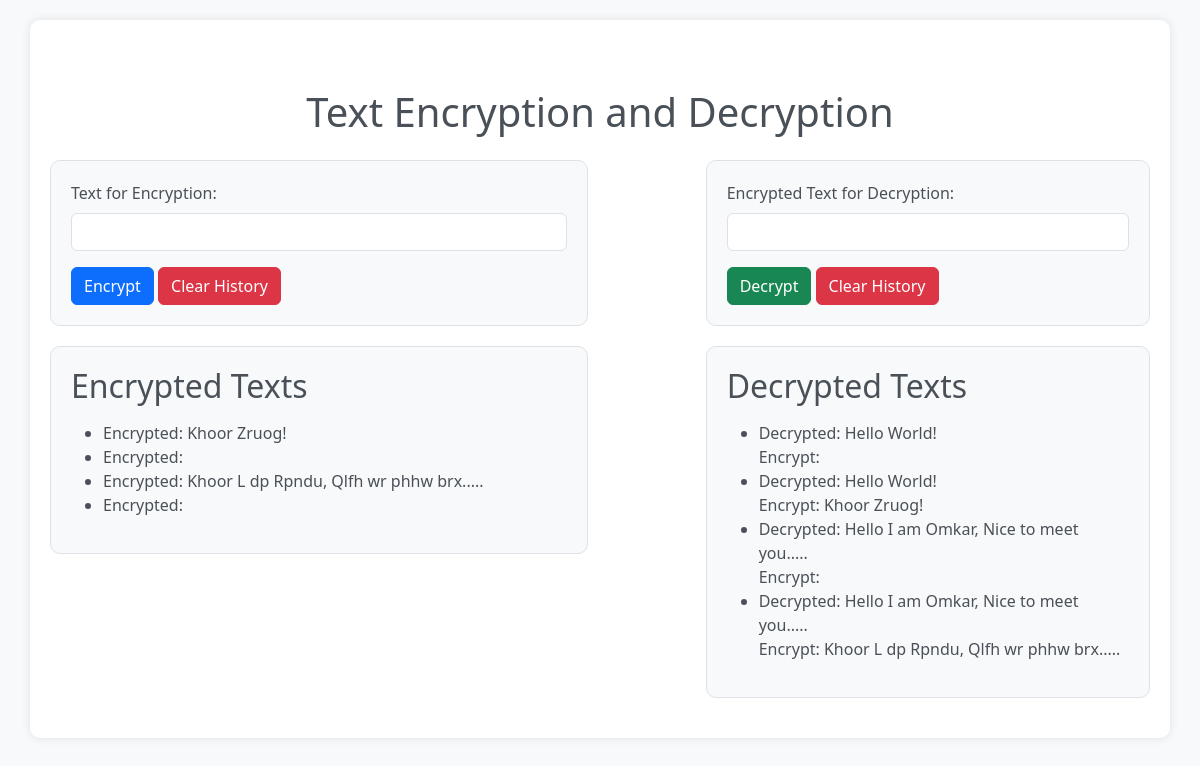
The page / on the database its author committed.
### text_encryptor/models.py (models this page shows)
class EncryptedText(models.Model):
    text = models.TextField()
    encrypted_text = models.TextField()
    decrypted_text = models.TextField()

### text_encryptor/views.py (the view)
# urls.py: path('', encrypt_view, name='encrypt'),
def encrypt_view(request):
    if request.method == 'POST':
        text_to_encrypt = request.POST.get('text', '')
        encrypted_text = caesar_cipher_encrypt(text_to_encrypt)
        EncryptedText.objects.create(text=text_to_encrypt, encrypted_text=encrypted_text)
        return redirect('encrypt')
    texts = EncryptedText.objects.all()
    return render(request, 'text_encryptor/home.html', {'texts': texts})

### text_encryptor/templates/text_encryptor/home.html (shortened to what this page needs)
<!DOCTYPE html>
<html lang="en">
  <head>
    <link
      href="https://cdn.jsdelivr.net/npm/bootstrap@5.3.0/dist/css/bootstrap.min.css"
      rel="stylesheet"
    />
  </head>
  <body>
    <div class="container">
      <h1 class="mt-5 mb-4 text-center">Text Encryption and Decryption</h1>
      <div class="row">
        <div class="col-md-6">
          <div class="form-container">
            <form method="post" action="{% url 'encrypt' %}">
              <div class="mb-3">
                <label for="text" class="form-label"
                  >Text for Encryption:</label
                >
                <input type="text" name="text" class="form-control" required />
              </div>
              <button
                type="submit"
                class="btn btn-primary"
                onclick="updateTextArea('encryption')"
              >
                Encrypt
              </button>
              <button
                type="button"
                class="btn btn-danger"
                onclick="clearHistory('encryption')"
              >
                Clear History
              </button>
            </form>
          </div>
          <div class="history-container">
            <h2 class="mb-3">Encrypted Texts</h2>
            <ul id="encryption-texts">
              {% for item in texts %}
              <li>Encrypted: {{ item.encrypted_text }}<br /></li>
              {% endfor %}
            </ul>
          </div>
        </div>
        <div class="col-md-1 divider"></div>
        <div class="col-md-5">
          <div class="form-container">
            <form method="post" action="{% url 'decrypt' %}">
              <div class="mb-3">
                <label for="decrypt_text" class="form-label"
                  >Encrypted Text for Decryption:</label
                >
                <input type="text" name="text" class="form-control" required />
              </div>
              <button
                type="submit"
                class="btn btn-success"
                onclick="updateTextArea('decryption')"
              >
                Decrypt
              </button>
              <button
                type="button"
                class="btn btn-danger"
                onclick="clearHistory('decryption')"
              >
                Clear History
              </button>
            </form>
          </div>
          <div class="history-container">
            <h2 class="mb-3">Decrypted Texts</h2>
            <ul id="decryption-texts">
              {% for item in texts %}
              <li>
                Decrypted: {{ item.text }}<br />
                Encrypt: {{ item.decrypted_text }}<br />
              </li>
              {% endfor %}
            </ul>
          </div>
        </div>
      </div>
    </div>
  </body>
</html>

### text_encryptor/templates/text_encryptor/home.html (style rules this page uses)
body { background-color: #f8f9fa; color: #495057; padding: 20px; }
.container { background-color: #ffffff; border-radius: 10px; padding: 20px; box-shadow: 0 0 10px rgba(0, 0, 0, 0.1); }
.form-container, .history-container { margin-bottom: 20px; padding: 20px; border-radius: 10px; border: 1px solid #dee2e6; background-color: #f8f9fa; }
.divider { height: 20px; }

### rows shown on the page
EncryptedText: encrypted_text "Khoor Zruog!", text "Hello World!"
EncryptedText: text "Hello World!", decrypted_text "Khoor Zruog!"
EncryptedText: encrypted_text "Khoor L dp Rpndu, Qlfh wr phhw brx.....", text "Hello I am Omkar, Nice to meet you....."
EncryptedText: text "Hello I am Omkar, Nice to meet you.....", decrypted_text "Khoor L dp Rpndu, Qlfh wr phhw brx....."
